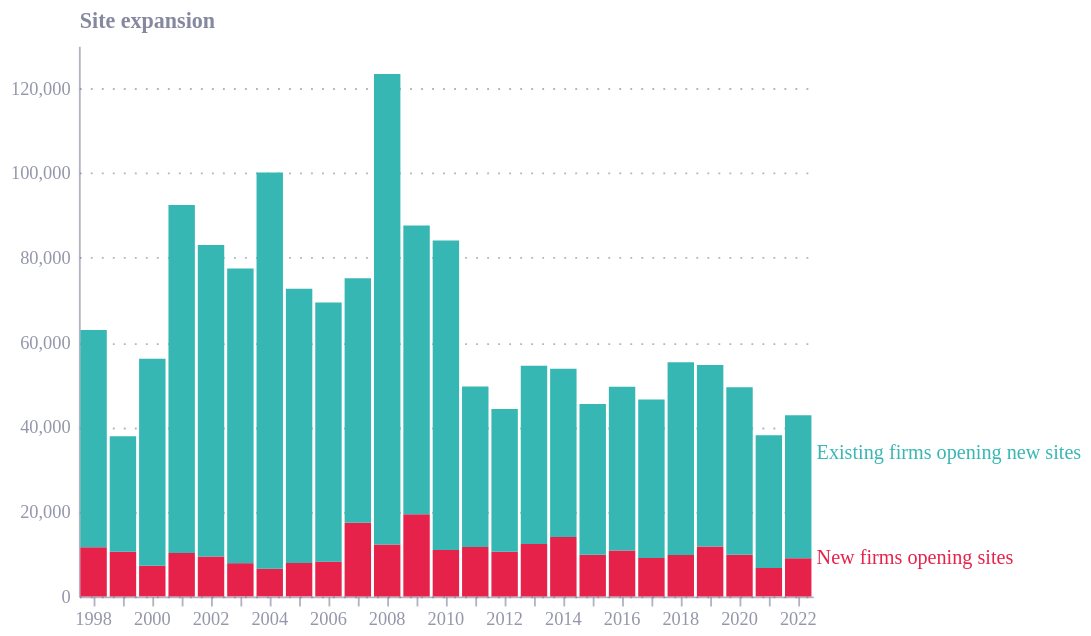

The specification (Vega-Lite) saved for this image:
### Vega-Lite specification from a JSON file in a GitHub repository (floating-point values rounded to 4 significant figures)
{"config": {"font": "Circular Std", "mark": {"line": {"interpolate": "monotone"}}, "view": {"stroke": "transparent", "width": 400, "height": 300}, "range": {"category": ["#36B7B4", "#E6224B", "#F4C245", "#0063AF", "#00A767", "#179FDB", "#EB5C2E"], "diverging": ["#E6224B", "#E54753", "#C9C9C9", "#179FDB", "#122B39"], "heatmap": ["#C9C9C9", "#179FDB", "#0063AF", "#122B39"], "ordinal": ["#00A767", "#36B7B4", "#179FDB", "#0063AF", "#243B5A"]}, "axisX": {"domainColor": "#676A86", "domainOpacity": 0.5, "grid": false, "labelAngle": 0, "labelColor": "#676A86", "labelOpacity": 0.7, "orient": "bottom", "tickColor": "#676A86", "tickCount": 10, "tickOpacity": 0.5, "title": false, "titleAlign": "center", "titleAnchor": "middle", "titleColor": "#676A86", "titleFontSize": 12, "titleOpacity": 0.8, "titleY": -15}, "axisY": {"domainColor": "#676A86", "domainOpacity": 0.5, "gridColor": "#676A86", "gridDash": [1, 5], "gridOpacity": 0.5, "labelColor": "#676A86", "labelOpacity": 0.7, "labelPadding": 5, "tickColor": "#676A86", "tickCount": 8, "tickOpacity": 0.5, "ticks": false, "titleAlign": "left", "titleAngle": 0, "titleBaseline": "bottom", "titleColor": "#676A86", "titleFontSize": 12, "titleOpacity": 0.8, "titleX": 0, "titleY": -7}}, "layer": [{"data": {"name": "data-52c64443ebbecf208fdc81dff0d7e2b2"}, "mark": {"type": "bar"}, "encoding": {"color": {"field": "variable", "legend": null, "type": "nominal"}, "x": {"axis": {"labelAngle": 0, "labelExpr": "datum.value % 2 == 0 ? datum.label : ''"}, "field": "year", "type": "ordinal"}, "y": {"field": "value", "title": "Site expansion", "type": "quantitative"}}}, {"data": {"name": "data-fe50e862b79243479ad163471f027a87"}, "mark": {"type": "text", "align": "left", "baseline": "middle", "dx": 10}, "encoding": {"color": {"field": "variable", "type": "nominal"}, "text": {"field": "variable", "type": "nominal"}, "x": {"field": "year", "type": "ordinal"}, "y": {"field": "value", "type": "quantitative"}}}], "$schema": "https://vega.github.io/schema/vega-lite/v5.20.1.json", "datasets": {"data-52c64443ebbecf208fdc81dff0d7e2b2": [{"year": 1998, "variable": "New firms opening sites", "value": 11592}, {"year": 1999, "variable": "New firms opening sites", "value": 10563}, {"year": 2000, "variable": "New firms opening sites", "value": 7234}, {"year": 2001, "variable": "New firms opening sites", "value": 10241}, {"year": 2002, "variable": "New firms opening sites", "value": 9411}, {"year": 2003, "variable": "New firms opening sites", "value": 7846}, {"year": 2004, "variable": "New firms opening sites", "value": 6544}, {"year": 2005, "variable": "New firms opening sites", "value": 7905}, {"year": 2006, "variable": "New firms opening sites", "value": 8198}, {"year": 2007, "variable": "New firms opening sites", "value": 17365}, {"year": 2008, "variable": "New firms opening sites", "value": 12240}, {"year": 2009, "variable": "New firms opening sites", "value": 19376}, {"year": 2010, "variable": "New firms opening sites", "value": 10959}, {"year": 2011, "variable": "New firms opening sites", "value": 11650}, {"year": 2012, "variable": "New firms opening sites", "value": 10566}, {"year": 2013, "variable": "New firms opening sites", "value": 12354}, {"year": 2014, "variable": "New firms opening sites", "value": 14024}, {"year": 2015, "variable": "New firms opening sites", "value": 9853}, {"year": 2016, "variable": "New firms opening sites", "value": 10861}, {"year": 2017, "variable": "New firms opening sites", "value": 9033}, {"year": 2018, "variable": "New firms opening sites", "value": 9760}, {"year": 2019, "variable": "New firms opening sites", "value": 11766}, {"year": 2020, "variable": "New firms opening sites", "value": 9844}, {"year": 2021, "variable": "New firms opening sites", "value": 6725}, {"year": 2022, "variable": "New firms opening sites", "value": 8979}, {"year": 1998, "variable": "Existing firms opening new sites", "value": 51295}, {"year": 1999, "variable": "Existing firms opening new sites", "value": 27226}, {"year": 2000, "variable": "Existing firms opening new sites", "value": 48872}, {"year": 2001, "variable": "Existing firms opening new sites", "value": 82199}, {"year": 2002, "variable": "Existing firms opening new sites", "value": 73550}, {"year": 2003, "variable": "Existing firms opening new sites", "value": 69552}, {"year": 2004, "variable": "Existing firms opening new sites", "value": 93578}, {"year": 2005, "variable": "Existing firms opening new sites", "value": 64746}, {"year": 2006, "variable": "Existing firms opening new sites", "value": 61198}, {"year": 2007, "variable": "Existing firms opening new sites", "value": 57769}, {"year": 2008, "variable": "Existing firms opening new sites", "value": 111109}, {"year": 2009, "variable": "Existing firms opening new sites", "value": 68224}, {"year": 2010, "variable": "Existing firms opening new sites", "value": 73065}, {"year": 2011, "variable": "Existing firms opening new sites", "value": 37917}, {"year": 2012, "variable": "Existing firms opening new sites", "value": 33698}, {"year": 2013, "variable": "Existing firms opening new sites", "value": 42127}, {"year": 2014, "variable": "Existing firms opening new sites", "value": 39745}, {"year": 2015, "variable": "Existing firms opening new sites", "value": 35565}, {"year": 2016, "variable": "Existing firms opening new sites", "value": 38629}, {"year": 2017, "variable": "Existing firms opening new sites", "value": 37486}, {"year": 2018, "variable": "Existing firms opening new sites", "value": 45499}, {"year": 2019, "variable": "Existing firms opening new sites", "value": 42896}, {"year": 2020, "variable": "Existing firms opening new sites", "value": 39570}, {"year": 2021, "variable": "Existing firms opening new sites", "value": 31352}, {"year": 2022, "variable": "Existing firms opening new sites", "value": 33817}], "data-fe50e862b79243479ad163471f027a87": [{"year": 2022, "variable": "Existing firms opening new sites", "value": 33817}, {"year": 2022, "variable": "New firms opening sites", "value": 8979}]}}
